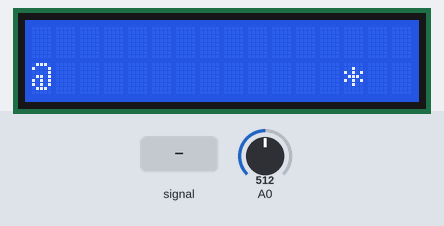
This sketch was run on a simulated Arduino Uno, built with avr-gcc and run on an emulated ATmega328P. Parts: 16×2 character LCD. Inputs (shaded band) come from the test bench; at power-on: A0 = 512. Random numbers use the default seed unless the sketch sets one.

Above: at 1.2 s.
1.3 s: A0 fed a 200 Hz sine of ±255 counts around its level
At 3.47 s:
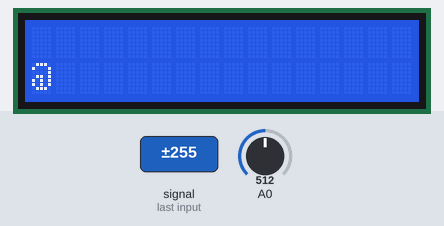
3.9 s: A0 fed a 200 Hz sine of ±460 counts around its level
At 6.5 s:
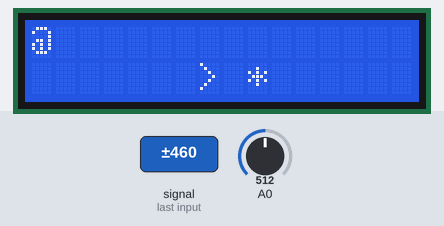
6.9 s: A0 set to 716
At 9.58 s:
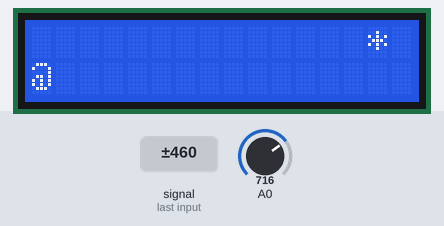
9.9 s: A0 set to 122
At 10.08 s:
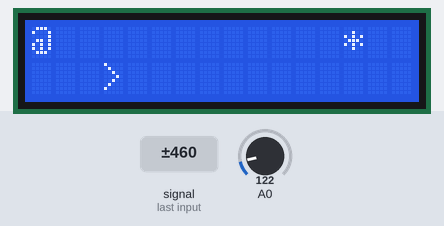
12.6 s: A0 set to 40
At 14.94 s:
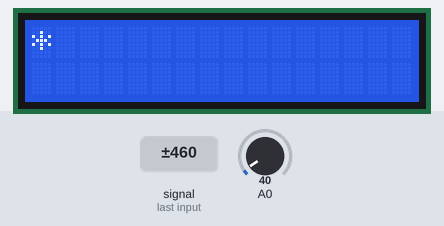
15.6 s: A0 set to 583
17.1 s: A0 set to 607
At 18.3 s:
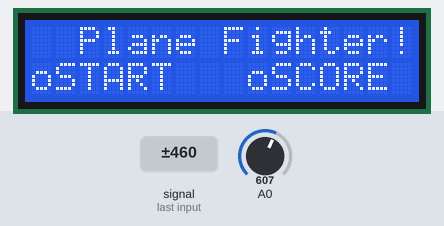

Measured:
- the behaviour switches between 599 and 600 on A0 (found by bisection; images 5 and 6)
- after the input at 15.6 s, every drawn part: stays the same
- after the input at 17.1 s, the display: changes at once (image 6)
- what the display in image 2 shows lasts 0.5 s, from 6.1 s to 6.6 s

The sketch:

lcd_final.ino
```cpp
/****************************************************************/
/*本游戏只允许屏幕上有一架飞机且只能发射一颗子弹，增加游戏的难度*/
/*                   author：Jerry                              */
/****************************************************************/
#include <LiquidCrystal.h>
#include<stdio.h>
#include<stdlib.h>

LiquidCrystal lcd(8, 13, 9, 4, 5, 6, 7);
//记录按键对应的值
int adc_key_val[5] ={50, 200, 400, 600, 800 };
int NUM_KEYS = 5;
int adc_key_in;
int key=-1;
//记录当前的分数
int score = 0;
//你的位置
int eaterX = -1;
int eaterY = -1;
//飞机的位置
int posX = -1;
int posY = -1;
//子弹的位置
int bulX = -1;
int bulY = -1;
//是否需要增加飞机
bool flagPlane = true;
//是否已经发射了子弹
bool flagBullet = true;
//进入游戏标记
bool gaming = false;
//游戏结束标记
bool gameover = false;
//显示得分标记
bool scoring = false;
//子弹发射前的间隔和发射后的间隔
long interval = 250;
long interval1 = 125;
//记录最高分
int _max = 0;
unsigned long previousMillis = 0;
//游戏中的延时函数
void delayGame(int temp = interval) {
  previousMillis = millis();
  unsigned long currentMillis = millis();
   while (currentMillis - previousMillis <= temp) {
                adc_key_in = analogRead(0);    // read the value from the sensor
                      key = get_key(adc_key_in);    // convert into key press
                         if (key == 1)
                            upbut();
                         if (key == 2)
                            downbut();
                         if (key == 4 && flagBullet)
                            fire();
              currentMillis = millis();
        }
}

void fire() {
      bulX = eaterX + 1;
      bulY = eaterY;
      lcd.setCursor(bulX, bulY);
      lcd.print(">");
      flagBullet = false;
}
//游戏中的上移函数
void upbut() {
   lcd.setCursor(0, 1);
    lcd.print(" ");
    lcd.setCursor(0, 0);
    lcd.print("@");
    eaterX = 0;
    eaterY = 0;
}
//游戏中的下移函数
void downbut() {
   lcd.setCursor(0, 0);
    lcd.print(" ");
    lcd.setCursor(0, 1);
    lcd.print("@");
    eaterX = 0;
    eaterY = 1;
}
//开始菜单的左移函数
void leftbut() {
  lcd.setCursor(0, 1);
  lcd.print("*START");
  lcd.setCursor(9, 1);
  lcd.print("oSCORE");
}
//开始菜单的右移函数
void rightbut() {
  lcd.setCursor(0, 1);
  lcd.print("oSTART");
  lcd.setCursor(9, 1);
  lcd.print("*SCORE");
}
//游戏外的延时函数
void _delay() {
   previousMillis = millis();
  unsigned long currentMillis = millis();
   while (currentMillis - previousMillis <= interval) {
              currentMillis = millis();
        }
}
void setup()
{
  lcd.clear();
  lcd.begin(16, 2);
  lcd.setCursor(2,0);
  lcd.print("Plane Fighter!");
  lcd.setCursor(0, 1);
  lcd.print("oSTART");
  lcd.setCursor(9, 1);
  lcd.print("oSCORE");
}

void loop()
{
  //increasing the difficulty
    if (score > 10 && score < 20) {
      interval = 200;
      interval1 = 100;
    }
    if (score > 20 && score < 30) {
      interval = 150;
      interval1 = 75;
    }
    if (score > 30 && score < 40) {
      interval = 100;
      interval1 = 50;
    }
    if (score > 40 && score < 50) {
      interval = 50;
      interval1 = 25;
    }
    //游戏结束分支
    if (gameover) {
        if (score > _max) _max = score;
        _delay();
        lcd.clear();
        lcd.setCursor(0,0);
        lcd.print("The Game Is Over");
        lcd.setCursor(0,1);
        lcd.print("Score:");
        lcd.print(score);
        adc_key_in = analogRead(0);    // read the value from the sensor
        key = get_key(adc_key_in);    // convert into key press
        if (key == 4) {
          gameover = false;
          gaming = false;
          lcd.clear();
          lcd.setCursor(2,0);
          lcd.print("Plane Fighter!");
          lcd.setCursor(0, 1);
          lcd.print("oSTART");
          lcd.setCursor(9, 1);
          lcd.print("oSCORE");
          score = 0;
        }
    }
    //显示得分分支
    else if (scoring) {
        _delay();
        lcd.clear();
        lcd.setCursor(1,0);
        lcd.print("The score is:");
        lcd.setCursor(7,1);
        lcd.print(_max);
        adc_key_in = analogRead(0);    // read the value from the sensor
        key = get_key(adc_key_in);    // convert into key press
        if (key == 4) {
          scoring = false;;
          lcd.clear();
          lcd.setCursor(2,0);
          lcd.print("Plane Fighter!");
          lcd.setCursor(0, 1);
          lcd.print("oSTART");
          lcd.setCursor(9, 1);
          lcd.print("oSCORE");
        }
    }
    //游戏分支
    else if (gaming) {
      //是否需要增加飞机
      //判断是否需要增加飞机
      if (flagPlane) {
        posY = rand()% 2;
        posX = 15;
        lcd.setCursor(posX, posY);
        lcd.print("*");
        delayGame();
        flagPlane = false;
       } else {
        lcd.setCursor(posX, posY);
        lcd.print(" ");
        posX--;
        //判断是否命中飞机
        if ((bulX == posX || bulX == posX - 1) && bulY == posY) {
          flagPlane = true;
          score++;
          lcd.setCursor(posX, posY);
          lcd.print(" ");
          lcd.setCursor(posX - 1, posY);
          lcd.print(" ");
          delayGame();
          bulX = posX = bulY = posY = -1;
          flagBullet = true;
        } else {
        //判断是否已发射子弹
        if (!flagBullet) {
        lcd.setCursor(bulX, bulY);
        lcd.print(" ");
        delayGame(interval1);
        bulX++;
        }
        lcd.setCursor(posX, posY);
        lcd.print("*");
        //判断是否已发射子弹
        if (!flagBullet)
        delayGame(interval1);
        else
        delayGame();
        //判断是否已发射子弹
        if (!flagBullet) {
          lcd.setCursor(bulX,bulY);
          lcd.print(">");
          delayGame(interval1);
         }
        }
        //飞机已到达终点，游戏结束
        if (posX == 0) {
          lcd.setCursor(posX, posY);
          lcd.print(" ");
          flagPlane = true;
          flagBullet = true;
          gameover = true;
        }
       }
       //判断输入的键
      adc_key_in = analogRead(0);    // read the value from the sensor
                      key = get_key(adc_key_in);    // convert into key press
                         if (key == 1)
                            upbut();
                         if (key == 2)
                            downbut();
                         if (key == 4 && flagBullet)
                            fire();
    }
    //开始界面
    else {
            adc_key_in = analogRead(0);    // read the value from the sensor
            key = get_key(adc_key_in);    // convert into key press
                 if (key == 0) {
                    rightbut();
                    _delay();
                    scoring = true;
                 }
                 if (key == 3) {
                    leftbut();
                    _delay();
                    lcd.clear();
                    lcd.setCursor(0, 1);
                    lcd.print("@");
                    _delay();
                    eaterX = 0;
                    eaterY = 1;
                    gaming = true;
                 }
    }
}
// Convert ADC value to key number
int get_key(unsigned int input)
{
    int k;

    for (k = 0; k < NUM_KEYS; k++)
    {
      if (input < adc_key_val[k])
      {
            return k;
        }
   }

    if (k >= NUM_KEYS)k = -1;  // No valid key pressed
    return k;
}
```
